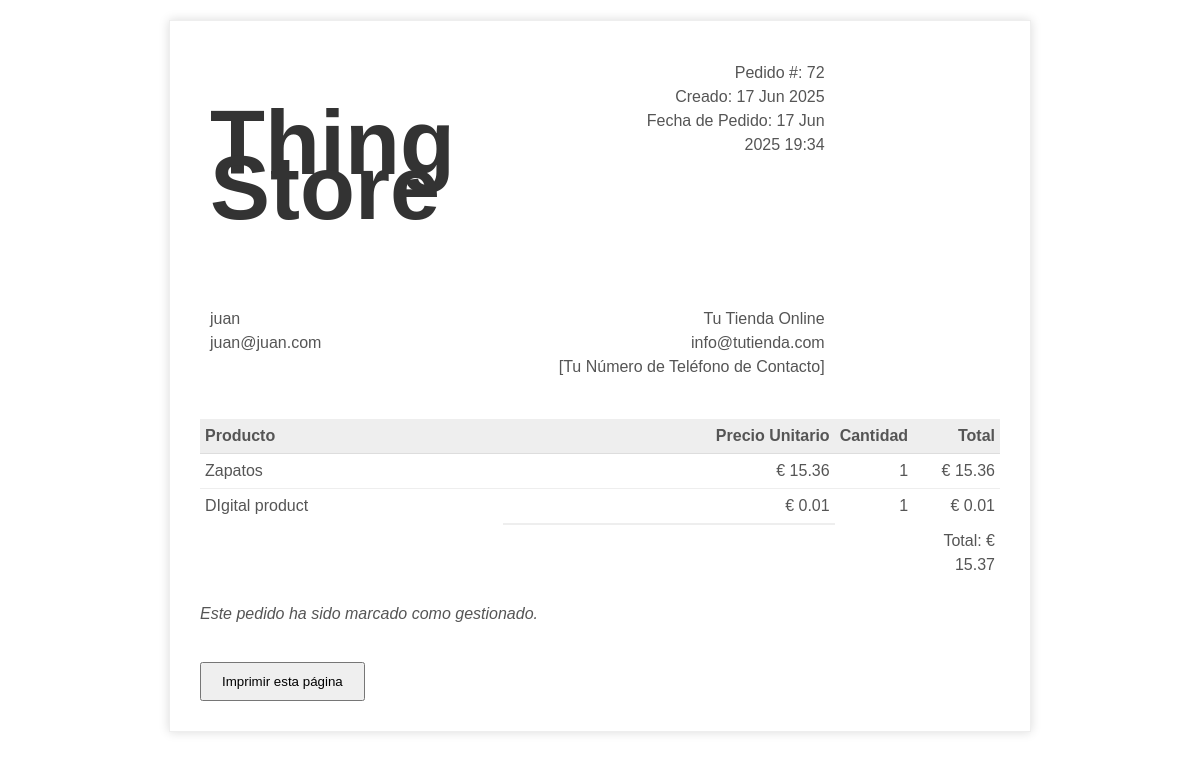
/order_print/72/ (signed in), run on the app's committed database.
### store/models.py (models this page shows, shortened)
class Order(models.Model):
    customer = models.ForeignKey(Customer, null=True, blank=True, on_delete=models.SET_NULL)
    date_ordered = models.DateTimeField(auto_now_add=True, null=True, blank=True)
    complete = models.BooleanField(default=False, verbose_name="PAYMENT COMPLETED")
    transaction_id = models.CharField(max_length=100, null=True)
    is_processed = models.BooleanField(default=False, verbose_name="PEDIDO GESTIONADO")
    guest_access_token = models.UUIDField(null=True, blank=True, unique=True)
    @property
    def get_cart_total(self):
        orderitems = self.orderitem_set.all()
        total = sum([item.get_total for item in orderitems])
        return total

class Customer(models.Model):
    user = models.OneToOneField(User, null=True, blank=True, on_delete=models.CASCADE)
    name = models.CharField(max_length=200, null=True)
    email = models.EmailField(max_length=200, null=True, unique=False)
    device = models.CharField(max_length=200, null=True, blank=True)

class OrderItem(models.Model):
    product = models.ForeignKey(Product, on_delete=models.SET_NULL, null=True)
    order = models.ForeignKey(Order, on_delete=models.CASCADE)
    quantity = models.IntegerField(default=0, null=True, blank=True)
    date_added = models.DateTimeField(auto_now_add=True)
    download_token = models.UUIDField(default=uuid.uuid4, editable=False, unique=True, null=True, blank=True)
    @property
    def get_total(self):
        if self.product:
            total = self.product.price * self.quantity
            return total
        return Decimal('0.00')  # Devuelve 0 si no hay producto

class Product(models.Model):
    name = models.CharField(max_length=200)
    price = models.DecimalField(max_digits=10, decimal_places=2) # Cambiado de FloatField a DecimalField
    digital = models.BooleanField(default=False, null=True, blank=True)
    image = models.ImageField(null=True, blank=True, upload_to='product_images/')
    digital_file = models.FileField(upload_to='digital_products/', null=True, blank=True) # Campo para el archivo descargable

### store/views.py (the view, shortened to what this page needs)
# urls.py: path('order_print/<int:order_id>/', views.order_print_view, name='order_print'), # Nombre de la ruta: 'order_print'
def order_print_view(request, order_id): # Eliminamos guest_token como argumento de ruta
    order = get_object_or_404(Order, id=order_id, complete=True)
    guest_token = request.GET.get('guest_token')
    if request.user.is_authenticated:
        customer = request.user.customer
        if order.customer != customer:
            raise Http404("No tienes permiso para ver este pedido.")
    current_datetime = timezone.now()
    context = {
        'order': order,
        'order_items': order.orderitem_set.all(),
        'current_datetime': current_datetime,
        'guest_access_token': guest_token
    }
    return render(request, 'store/order_print.html', context)

### store/templates/store/order_print.html (shortened to what this page needs)
<!DOCTYPE html>
<html>
<head>
</head>
<body>
    <div class="invoice-box">
        <table cellpadding="0" cellspacing="0">
            <tr class="top">
                <td colspan="2">
                    <table>
                        <tr>
                            <td class="title">
                                <h1>Thing Store</h1>
                            </td>
                            <td>
                                Pedido #: {{ order.id }}<br>
                                Creado: {{ current_datetime|date:"d M Y" }}<br>
                                Fecha de Pedido: {{ order.date_ordered|date:"d M Y H:i" }}
                            </td>
                        </tr>
                    </table>
                </td>
            </tr>
            <tr class="information">
                <td colspan="2">
                    <table>
                        <tr>
                            <td>
                                {% if order.customer.name %}{{ order.customer.name }}{% else %}Cliente Anónimo{% endif %}<br>
                                {% if order.customer.email %}{{ order.customer.email }}{% endif %}<br>
                            </td>
                            <td>
                                Tu Tienda Online<br>
                                info@tutienda.com<br>
                                [Tu Número de Teléfono de Contacto]
                            </td>
                        </tr>
                    </table>
                </td>
            </tr>
            <tr class="heading">
                <td>Producto</td>
                <td class="text-right">Precio Unitario</td>
                <td class="text-right">Cantidad</td>
                <td class="text-right">Total</td>
            </tr>
            {% for item in order_items %}
            <tr class="item {% if forloop.last %}last{% endif %}">
                <td class="text-left">{{ item.product.name }}</td>
                <td class="text-right">€ {{ item.product.price|floatformat:2 }}</td>
                <td class="text-right">{{ item.quantity }}</td>
                <td class="text-right">€ {{ item.get_total|floatformat:2 }}</td>
            </tr>
            {% endfor %}
            <tr class="total">
                <td></td>
                <td></td>
                <td></td>
                <td class="text-right">Total: € {{ order.get_cart_total|floatformat:2 }}</td>
            </tr>
        </table>
        {% if order.is_processed %}
            <p style="margin-top: 20px; font-style: italic;">Este pedido ha sido marcado como gestionado.</p>
        {% else %}
            <p style="margin-top: 20px; font-style: italic;">Este pedido está pendiente de gestión y será procesado en breve.</p>
        {% endif %}
        <button onclick="window.print()" style="margin-top: 20px; padding: 10px 20px; cursor: pointer;">Imprimir esta página</button>
    </div>
</body>
</html>

### store/templates/store/order_print.html (style rules this page uses)
body { font-family: sans-serif; margin: 20px; }
.invoice-box { max-width: 800px; margin: auto; padding: 30px; border: 1px solid #eee; box-shadow: 0 0 10px rgba(0, 0, 0, .15); font-size: 16px; line-height: 24px; color: #555; }
.invoice-box table { width: 100%; line-height: inherit; text-align: left; border-collapse: collapse; }
.invoice-box table td { padding: 5px; vertical-align: top; }
.invoice-box table tr td:nth-child(2) { text-align: right; }
.invoice-box table tr.top table td { padding-bottom: 20px; }
.invoice-box table tr.top table td.title { font-size: 45px; line-height: 45px; color: #333; }
.invoice-box table tr.information table td { padding-bottom: 35px; }
.invoice-box table tr.heading td { background: #eee; border-bottom: 1px solid #ddd; font-weight: bold; }
.invoice-box table tr.item td { border-bottom: 1px solid #eee; }
.invoice-box table tr.item.last td { border-bottom: none; }
.invoice-box table tr.total td:nth-child(2) { border-top: 2px solid #eee; font-weight: bold; }
.text-right { text-align: right; }
.text-left { text-align: left; }

### data on the page
Order: id "72", date_ordered "17 Jun 2025 19:34", customer.name "juan", customer.email "juan@juan.com", get_cart_total "15.37"
OrderItem: product.name "Zapatos", product.price "15.36", quantity "1", get_total "15.36"
OrderItem: product.name "DIgital product", product.price "0.01", quantity "1", get_total "0.01"
